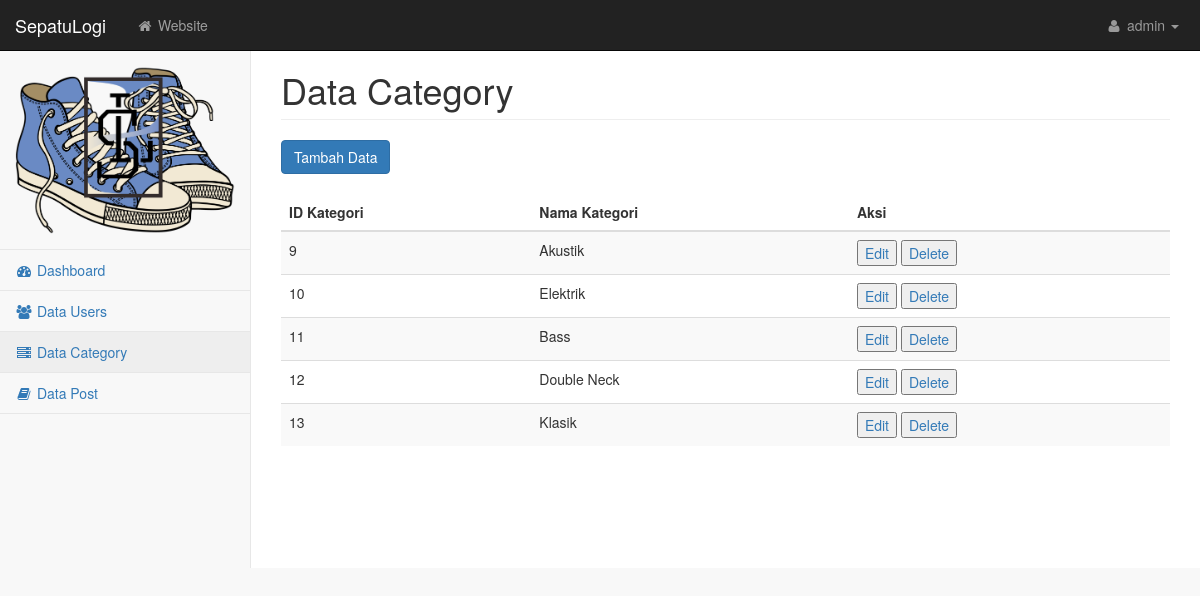
Page /musisi/datakategori.php (signed in) on the committed database.
### tables this page shows
CREATE TABLE `user` (
  `id_user` int(11) NOT NULL,
  `nama_lengkap` varchar(50) NOT NULL,
  `username` varchar(30) NOT NULL,
  `password` varchar(30) NOT NULL,
  `jenis_kelamin` varchar(20) NOT NULL,
  `email` varchar(30) NOT NULL,
  `alamat` varchar(1000) NOT NULL,
  `tgl_lahir` date NOT NULL,
  `level_user` int(11) NOT NULL
);

CREATE TABLE `kategori` (
  `id_kategori` int(11) NOT NULL,
  `nama_kategori` varchar(30) NOT NULL
);

### musisi/datakategori.php (the view, shortened to what this page needs)
<!DOCTYPE html>
<html lang="en">
    <head>
        <link href="css/bootstrap.min.css" rel="stylesheet">
        <link href="css/metisMenu.min.css" rel="stylesheet">
        <link href="css/timeline.css" rel="stylesheet">
        <link href="css/startmin.css" rel="stylesheet">
        <link href="css/morris.css" rel="stylesheet">
        <link href="css/font-awesome.min.css" rel="stylesheet" type="text/css">
    </head>
    <body>
        <div id="wrapper">
            <nav class="navbar navbar-inverse navbar-fixed-top" role="navigation">
                <div class="navbar-header">
                    <a class="navbar-brand" href="index.php">SepatuLogi</a>
                </div>
                <ul class="nav navbar-nav navbar-left navbar-top-links">
                    <li><a href="index.php"><i class="fa fa-home fa-fw"></i> Website</a></li>
                </ul>
                <ul class="nav navbar-right navbar-top-links">
                    <li class="dropdown">
                        <?php
                        include 'koneksi.php';
                            $perintah = mysqli_query($mysqli, "SELECT * from user WHERE id_user='$_SESSION[id_user]'");
                            $result = mysqli_fetch_array($perintah);
                        ?>
                        <a class="dropdown-toggle" data-toggle="dropdown" href="#">
                            <i class="fa fa-user fa-fw"></i> <?php echo $result['username']; ?> <b class="caret"></b>
                        </a>
                    </li>
                </ul>
                <div class="navbar-default sidebar" role="navigation">
                    <div class="sidebar-nav navbar-collapse">
                        <ul class="nav" id="side-menu">
                            <li class="sidebar-search">
                                <img src="images/SEP.png" class="img img-responsive" width="auto" height="100">
                            </li>
                            <li>
                                <a href="index.php" ><i class="fa fa-dashboard fa-fw"></i> Dashboard</a>
                            </li>
                            <li>
                                <a href="datauser.php"><i class="fa fa-users fa-fw"></i> Data Users</a>
                            </li>
                            <li>
                                <a href="datakategori.php"  class="active"><i class="fa fa-server fa-fw"></i> Data Category</a>
                            </li>
                            <li>
                                <a href="datapost.php"><i class="fa fa-book fa-fw"></i> Data Post</a>
                            </li>
                        </ul>
                    </div>
                </div>
            </nav>
            <div id="page-wrapper">
                <div class="row">
                    <div class="col-lg-12">
                        <h1 class="page-header">Data Category</h1>
                    </div>
                </div>
                <div class="row">
                    <div class="col-lg-12">
                        <a id="modal-990150" href="#modal-container-990150" role="button" data-toggle="modal"><button class=" btn btn-primary">Tambah Data</button></a>
                        <br><br>
                          <div class="table-responsive">
                            <table class="table table-striped table-sm">
                              <thead>
                                <tr>
                                    <th>ID Kategori</th>
                                    <th>Nama Kategori</th>
                                    <th>Aksi</th>
                                </tr>
                              </thead>
                              <tbody>
                                <?php
                                    $query = mysqli_query($mysqli, "SELECT * FROM kategori");
                                    $hasil = mysqli_query($mysqli, "SELECT * FROM kategori");
                                    $row = mysqli_num_rows($hasil);
                                    if ($row==0) {
                                        echo "Data kosong!";
                                    }else{
                                    while ($show = mysqli_fetch_array($query)) {
                                     ?>
                                     <tr>
                                        <td><?php echo $show['id_kategori']; ?></td>
                                        <td><?php echo $show['nama_kategori']; ?></td>
                                        <td>
                                            <a id="modal-990160" href="#modal-container-990160<?php echo $show['id_kategori']; ?>" role="button" data-toggle="modal"><button class="" onclick="myFunction()">Edit</button></a>
                                            <a href="deletekategori.php?id_kategori=<?php echo $show['id_kategori']; ?>"><button>Delete</button></a>
                                        </td>
                                     </tr>
                                     <?php }
                                     }
                                      ?>
                              </tbody>
                            </table>
                          </div>
                    </div>
                </div>
            </div>
        </div>
    </body>
</html>

### musisi/css/startmin.css (style rules this page uses)
body { background-color: #f8f8f8; }
#wrapper { width: 100%; }
#page-wrapper { padding: 30px 15px 0 15px; min-height: 568px; background-color: #fff; }
@media (min-width:768px) { #page-wrapper { position: inherit; margin-left: 250px; padding: 30px 30px 0 30px; border-left: 1px solid #e7e7e7; } }
.navbar-header { float: left; }
.navbar-left { float: left; }
.navbar-right { text-align: right; }
.navbar-top-links { margin: 0; }
.navbar-top-links li { display: inline-block; }
.navbar-top-links li:last-child { margin-right: 6px; }
.navbar-top-links li a { padding: 15px; min-height: 50px; }
.navbar-top-links>li>a { color: #999; }
.sidebar .sidebar-nav.navbar-collapse { padding-right: 0; padding-left: 0; }
.sidebar .sidebar-search { padding: 15px; }
.sidebar ul li { border-bottom: 1px solid #e7e7e7; }
.sidebar ul li a.active { background-color: #eee; }
@media (min-width:768px) { .sidebar { z-index: 1; position: absolute; width: 250px; margin-top: 51px; } }

### rows in the picture
user: username "admin"
kategori: id_kategori "9", nama_kategori "Akustik"
kategori: id_kategori "10", nama_kategori "Elektrik"
kategori: id_kategori "11", nama_kategori "Bass"
kategori: id_kategori "12", nama_kategori "Double Neck"
kategori: id_kategori "13", nama_kategori "Klasik"
